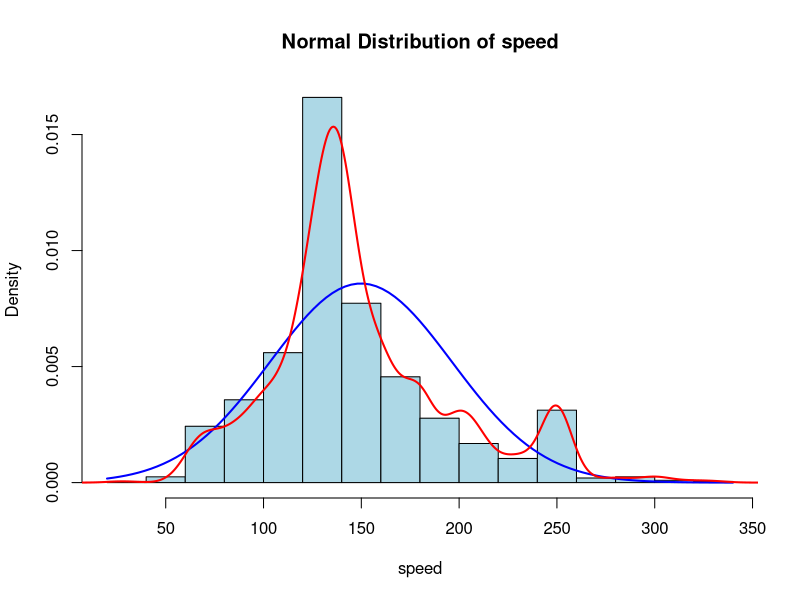
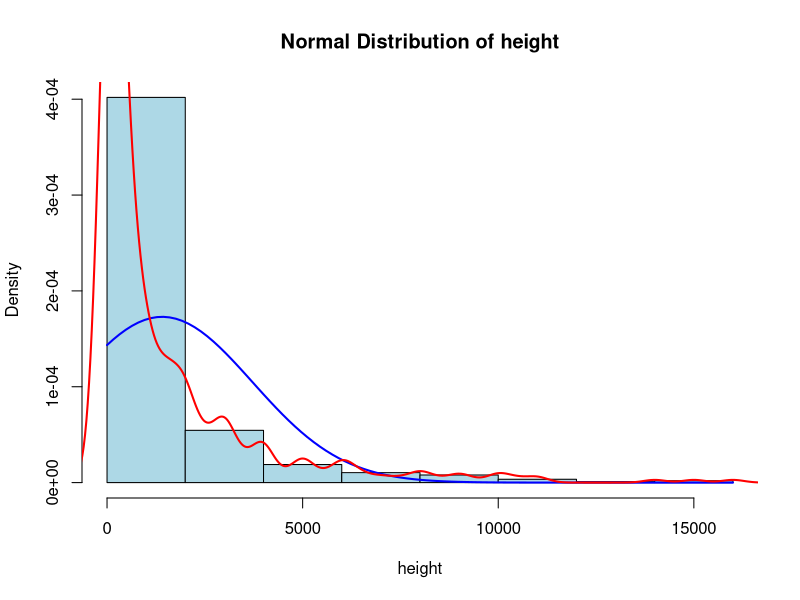
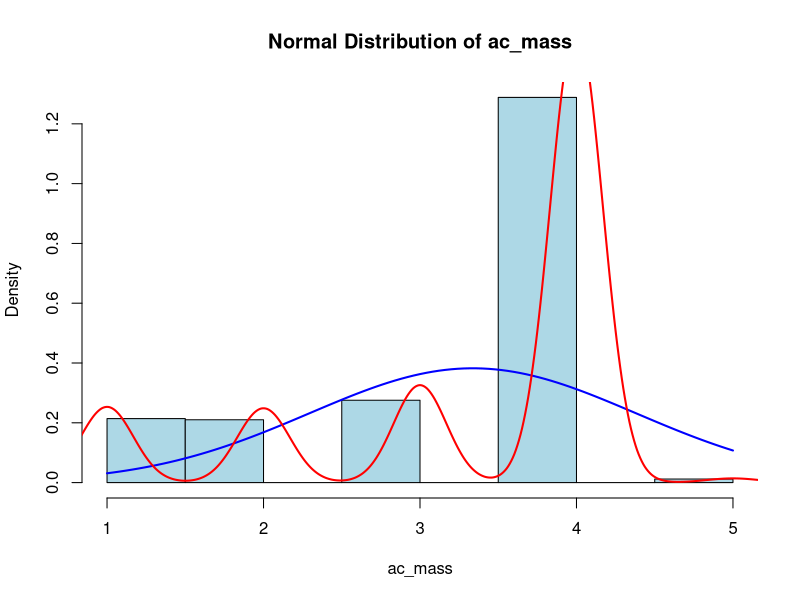
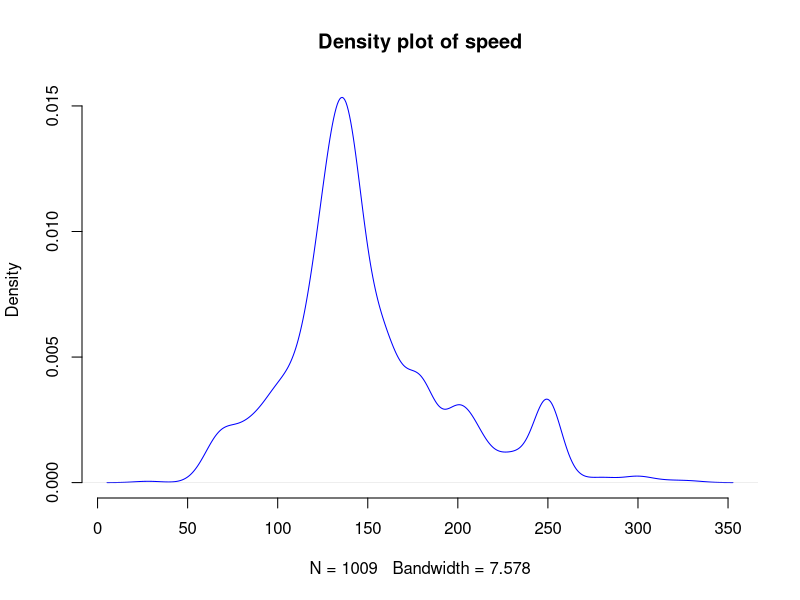
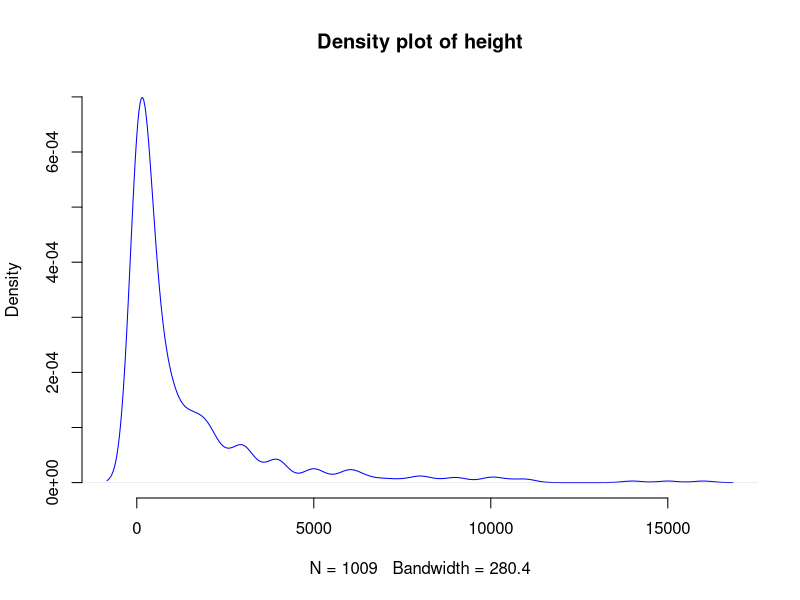
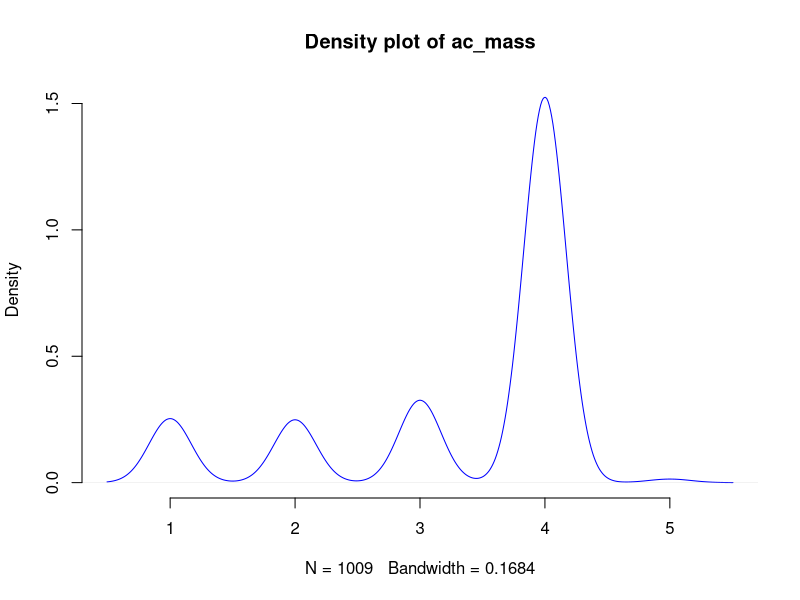
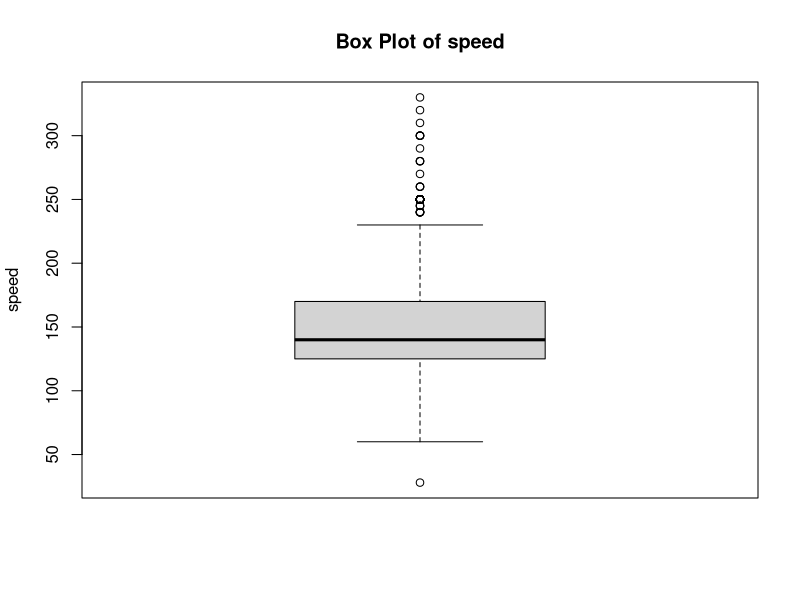
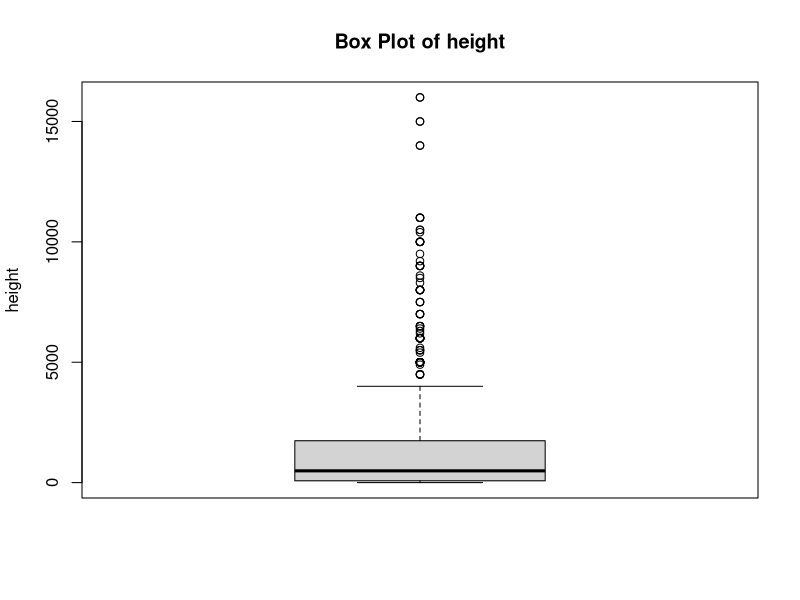

Reproduce these figures in R, in order.
# Read the CSV file
data <- read.csv("birds_collision.csv")
str(data)

# Start PDF file
pdf("Normal_plots.pdf")

# Define a function to create normal distribution plots
create_normal_distribution_plot <- function(variable_data, variable_name) {
  hist(variable_data, probability = TRUE, col = "lightblue", 
       main = paste("Normal Distribution of", variable_name), 
       xlab = variable_name, ylab = "Density")

  # Add a blue curve representing the theoretical normal distribution
  curve(dnorm(x, mean = mean(variable_data), sd = sd(variable_data)), 
        col = "blue", lwd = 2, add = TRUE)

  # Add a red density plot
  dens <- density(variable_data)
  lines(dens, col = "red", lwd = 2)
}

# Define a function to create density plots
create_density_plot <- function(variable_data, variable_name) {
  den <- density(variable_data)
  plot(den, frame = FALSE, col = "blue", 
       main = paste("Density plot of", variable_name))
}

# Define a function to create box plots
create_box_plot <- function(variable_data, variable_name) {
  boxplot(variable_data, main = paste("Box Plot of", variable_name), 
          ylab = variable_name)
}

# Define a function to create scatter matrix
create_scatter_matrix <- function(data, vars) {
  pairs(data[, vars], main = "Scatter Matrix")
}

# Define a function to create scatter plots
create_scatter_plot <- function(x_data, y_data, x_name, y_name) {
  plot(x_data, y_data, 
       main = paste("Scatter Plot of", y_name, "vs.", x_name),
       xlab = x_name, ylab = y_name,
       pch = 19, col = "red")
}

# Define a function to create a correlation heatmap
create_correlation_heatmap <- function(data, vars) {
  correlation_matrix <- cor(data[, vars])
  heatmap(correlation_matrix, main = "Correlation Heatmap",
          col = colorRampPalette(c("blue", "white", "red"))(100))
}

# Specify variables for analysis
variables <- c("speed", "height", "ac_mass")

# Generate visualizations
for (variable in variables) {
  create_normal_distribution_plot(data[[variable]], variable)
}

# Density plot
create_density_plot(data$speed, "speed")
create_density_plot(data$height, "height")
create_density_plot(data$ac_mass, "ac_mass")

# Box plots
create_box_plot(data$speed, "speed")
create_box_plot(data$height, "height")
create_box_plot(data$ac_mass, "ac_mass")

# Scatter Matrix
create_scatter_matrix(data, c("speed", "height", "ac_mass"))

# Scatter Plot
create_scatter_plot(data$speed, data$height, "speed", "height")

# Correlation Heatmap
create_correlation_heatmap(data, c("speed", "height", "ac_mass"))

# End PDF file
dev.off()
